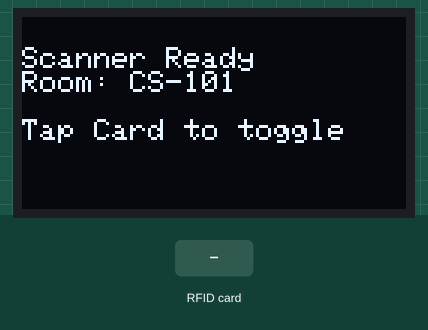
Recording of a program running on a simulated ESP32. Parts: 128×64 one-colour display. Inputs (shaded band) come from the test bench. WiFi joins after 1.5 s; servers stay silent unless stated; uploads are accepted with an empty reply; what the program prints to the serial monitor is not drawn.

Above: at 2.8 s.
2.9 s: RFID card 5E 7A 19 C4 held to the reader
At 3.07 s:
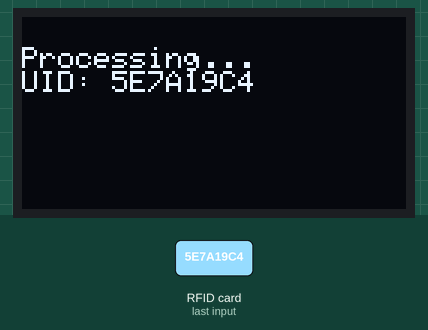
At 4.6 s:
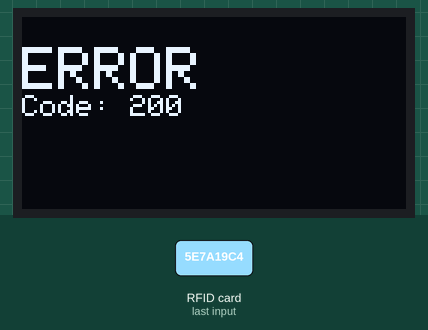
Timing chart, 0 to 6.1 s (numbered marks = the images above; inputs shaded):
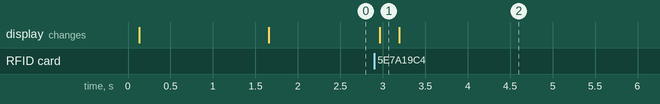

Measured:
- after the input at 2.9 s, the display: changes after 0.07 s (image 1)

The program:

main.cpp
```cpp
#include <WiFi.h>
#include <HTTPClient.h>
#include <SPI.h>
#include <MFRC522.h>
#include <Wire.h>
#include <Adafruit_GFX.h>
#include <Adafruit_SH110X.h>

// ESP32 GPIO Pins for RC522
#define SS_PIN  5
#define RST_PIN 2

MFRC522 rfid(SS_PIN, RST_PIN);

// OLED Definitions
#define SCREEN_WIDTH 128
#define SCREEN_HEIGHT 64
#define OLED_RESET -1 // Share the ESP32 reset pin

Adafruit_SH1106G display(SCREEN_WIDTH, SCREEN_HEIGHT, &Wire, OLED_RESET);

// Network & Database Credentials
const char* ssid = "MJHAY";             // Your router's Wi-Fi name
const char* password = "123456789";     // Your router's Wi-Fi password

const char* supabase_url = "https://bltyimpbtazngmfjprxy.supabase.co/rest/v1/rfid_logs";

const char* supabase_key = "sb_publishable_t9g0Pb40MrHgWYtrx2kC_Q_ufByRXtL"; // Insert your sb_publishable_... key here

// Room details and toggle state
String roomId = "CS-101";

bool isOccupied = false; // Default starting state

// Helper function to show the standby screen
void showReadyScreen() {

  display.clearDisplay();

  display.setTextSize(1);
  display.setTextColor(SH110X_WHITE);

  display.setCursor(0, 10);

  display.println("Scanner Ready");
  display.println("Room: " + roomId);
  display.println("");
  display.println("Tap Card to toggle");

  display.display();
}

void setup() {

  Serial.begin(115200);

  // Initialize OLED
  if (!display.begin(0x3C, true)) {

    Serial.println(F("SH1106 allocation failed"));

    for (;;) ;
  }

  // Show Boot Screen
  display.clearDisplay();

  display.setTextSize(1);
  display.setTextColor(SH110X_WHITE);

  display.setCursor(0, 20);

  display.println("System Booting...");

  display.display();

  // Initialize SPI bus and RFID reader
  SPI.begin();

  rfid.PCD_Init();

  rfid.PCD_DumpVersionToSerial();

  Serial.println("RFID Reader Ready. Tap a card.");

  // Connect to Wi-Fi
  WiFi.begin(ssid, password);

  Serial.print("Connecting to Wi-Fi");

  display.clearDisplay();

  display.setCursor(0, 20);

  display.println("Connecting to Wi-Fi...");

  display.display();

  while (WiFi.status() != WL_CONNECTED) {

    delay(500);

    Serial.print(".");
  }

  Serial.println("\nWi-Fi Connected!");

  // Display the default ready screen
  showReadyScreen();
}

void loop() {

  // Check if a new card is present and can be read
  if (!rfid.PICC_IsNewCardPresent() || !rfid.PICC_ReadCardSerial()) {

    delay(50);

    return;
  }

  // Extract the UID from the card
  String cardUID = "";

  for (byte i = 0; i < rfid.uid.size; i++) {

    cardUID += String(rfid.uid.uidByte[i] < 0x10 ? "0" : "");

    cardUID += String(rfid.uid.uidByte[i], HEX);
  }

  cardUID.toUpperCase();

  // Stop reading this specific tap to prevent rapid-fire triggering
  rfid.PICC_HaltA();

  // Update OLED to show processing
  display.clearDisplay();

  display.setTextSize(1);
  display.setCursor(0, 10);

  display.println("Processing...");
  display.println("UID: " + cardUID);

  display.display();

  // -----------------------------------------------------
  // THE TOGGLE LOGIC: Flip the state on every successful tap
  // -----------------------------------------------------

  isOccupied = !isOccupied;

  String status = isOccupied ? "Occupied" : "Vacant";

  Serial.println("-------------------------");
  Serial.println("Card UID: " + cardUID);
  Serial.println("Room Status toggled to: " + status);

  // Transmit the new status to Supabase
  if (WiFi.status() == WL_CONNECTED) {

    HTTPClient http;

    http.begin(supabase_url);

    // Set REST API Headers
    http.addHeader("Content-Type", "application/json");

    http.addHeader("apikey", supabase_key);

    http.addHeader(
      "Authorization",
      String("Bearer ") + String(supabase_key)
    );

    http.addHeader("Prefer", "return=minimal");

    // Construct the JSON payload
    String jsonPayload =
      "{\"card_uid\":\"" + cardUID +
      "\", \"room_id\":\"" + roomId +
      "\", \"status\":\"" + status + "\"}";

    // Execute POST request
    int httpResponseCode = http.POST(jsonPayload);

    if (httpResponseCode == 201) {

      Serial.println("Success! Database updated.");

      // OLED Success Screen
      display.clearDisplay();

      display.setTextSize(2);
      display.setCursor(0, 10);

      display.println("SUCCESS!");

      display.setTextSize(1);

      display.println("");
      display.println("Set to: " + status);

      display.display();

    } else {

      Serial.println(
        "Error Code: " + String(httpResponseCode)
      );

      Serial.println(
        "Response Body: " + http.getString()
      );

      // OLED Error Screen
      display.clearDisplay();

      display.setTextSize(2);
      display.setCursor(0, 10);

      display.println("ERROR");

      display.setTextSize(1);

      display.println(
        "Code: " + String(httpResponseCode)
      );

      display.display();
    }

    http.end();

  } else {

    Serial.println("Wi-Fi disconnected. Update failed.");

    // OLED Offline Screen
    display.clearDisplay();

    display.setTextSize(2);
    display.setCursor(0, 10);

    display.println("OFFLINE");

    display.setTextSize(1);

    display.println("Check Wi-Fi");

    display.display();
  }

  // 3-second cooldown before allowing the next scan
  delay(3000);

  // Return to the standby screen
  showReadyScreen();
}
```
